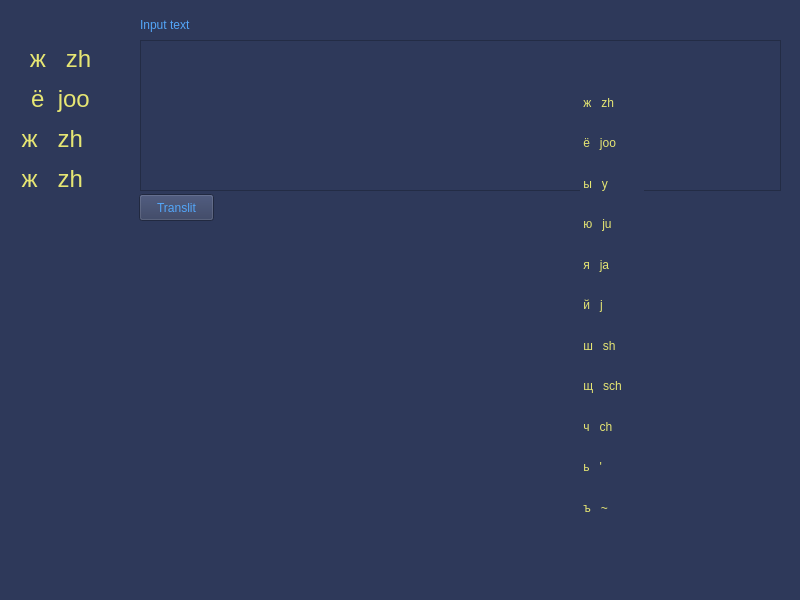
<?xml version="1.0" encoding="UTF-8"?>
<ui version="4.0">
 <class>MainWindow</class>
 <widget class="QMainWindow" name="MainWindow">
  <property name="geometry">
   <rect>
    <x>0</x>
    <y>0</y>
    <width>800</width>
    <height>600</height>
   </rect>
  </property>
  <property name="windowTitle">
   <string>Translit</string>
  </property>
  <property name="styleSheet">
   <string notr="true">color: rgb(141, 195, 229);
border-color: rgb(85, 170, 255);
font: 18pt &quot;Tahoma&quot;;
color: rgb(230, 230, 115);
background-color: rgb(46, 57, 90);
font: 12pt &quot;Tahoma&quot;;</string>
  </property>
  <widget class="QWidget" name="centralwidget">
   <widget class="QLabel" name="label">
    <property name="geometry">
     <rect>
      <x>140</x>
      <y>15</y>
      <width>69</width>
      <height>19</height>
     </rect>
    </property>
    <property name="styleSheet">
     <string notr="true">color: rgb(83, 166, 249);</string>
    </property>
    <property name="text">
     <string>Input text</string>
    </property>
   </widget>
   <widget class="QPlainTextEdit" name="plainTextEdit">
    <property name="geometry">
     <rect>
      <x>140</x>
      <y>40</y>
      <width>641</width>
      <height>151</height>
     </rect>
    </property>
    <property name="styleSheet">
     <string notr="true"/>
    </property>
   </widget>
   <widget class="QPushButton" name="pushButton">
    <property name="geometry">
     <rect>
      <x>139</x>
      <y>194</y>
      <width>75</width>
      <height>27</height>
     </rect>
    </property>
    <property name="styleSheet">
     <string notr="true">color: rgb(83, 166, 249);</string>
    </property>
    <property name="text">
     <string>Translit</string>
    </property>
   </widget>
   <widget class="QLabel" name="label_2">
    <property name="geometry">
     <rect>
      <x>580</x>
      <y>86</y>
      <width>79</width>
      <height>33</height>
     </rect>
    </property>
    <property name="styleSheet">
     <string notr="true">font: 20pt &quot;Tahoma&quot;;
border-color: rgb(85, 170, 255);</string>
    </property>
    <property name="frameShape">
     <enum>QFrame::NoFrame</enum>
    </property>
    <property name="frameShadow">
     <enum>QFrame::Plain</enum>
    </property>
    <property name="lineWidth">
     <number>0</number>
    </property>
    <property name="text">
     <string> ж   zh</string>
    </property>
   </widget>
   <widget class="QLabel" name="label_3">
    <property name="geometry">
     <rect>
      <x>580</x>
      <y>126</y>
      <width>84</width>
      <height>33</height>
     </rect>
    </property>
    <property name="styleSheet">
     <string notr="true">font: 20pt &quot;Tahoma&quot;;
border-bottom-color: rgb(85, 170, 255);</string>
    </property>
    <property name="text">
     <string> ё   joo</string>
    </property>
   </widget>
   <widget class="QLabel" name="label_4">
    <property name="geometry">
     <rect>
      <x>580</x>
      <y>167</y>
      <width>64</width>
      <height>33</height>
     </rect>
    </property>
    <property name="styleSheet">
     <string notr="true">font: 20pt &quot;Tahoma&quot;;
</string>
    </property>
    <property name="text">
     <string> ы   y</string>
    </property>
   </widget>
   <widget class="QLabel" name="label_5">
    <property name="geometry">
     <rect>
      <x>580</x>
      <y>207</y>
      <width>76</width>
      <height>33</height>
     </rect>
    </property>
    <property name="styleSheet">
     <string notr="true">font: 20pt &quot;Tahoma&quot;;

</string>
    </property>
    <property name="text">
     <string> ю   ju</string>
    </property>
   </widget>
   <widget class="QLabel" name="label_6">
    <property name="geometry">
     <rect>
      <x>580</x>
      <y>248</y>
      <width>68</width>
      <height>33</height>
     </rect>
    </property>
    <property name="styleSheet">
     <string notr="true">font: 20pt &quot;Tahoma&quot;;</string>
    </property>
    <property name="text">
     <string> я   ja</string>
    </property>
   </widget>
   <widget class="QLabel" name="label_7">
    <property name="geometry">
     <rect>
      <x>580</x>
      <y>288</y>
      <width>55</width>
      <height>33</height>
     </rect>
    </property>
    <property name="styleSheet">
     <string notr="true">font: 20pt &quot;Tahoma&quot;;
</string>
    </property>
    <property name="text">
     <string> й   j</string>
    </property>
   </widget>
   <widget class="QLabel" name="label_8">
    <property name="geometry">
     <rect>
      <x>580</x>
      <y>329</y>
      <width>80</width>
      <height>33</height>
     </rect>
    </property>
    <property name="styleSheet">
     <string notr="true">font: 20pt &quot;Tahoma&quot;;</string>
    </property>
    <property name="text">
     <string> ш   sh</string>
    </property>
   </widget>
   <widget class="QLabel" name="label_9">
    <property name="geometry">
     <rect>
      <x>580</x>
      <y>369</y>
      <width>92</width>
      <height>33</height>
     </rect>
    </property>
    <property name="styleSheet">
     <string notr="true">font: 20pt &quot;Tahoma&quot;;

</string>
    </property>
    <property name="text">
     <string> щ   sch</string>
    </property>
   </widget>
   <widget class="QLabel" name="label_10">
    <property name="geometry">
     <rect>
      <x>580</x>
      <y>410</y>
      <width>74</width>
      <height>33</height>
     </rect>
    </property>
    <property name="styleSheet">
     <string notr="true">font: 20pt &quot;Tahoma&quot;;</string>
    </property>
    <property name="text">
     <string> ч   ch</string>
    </property>
   </widget>
   <widget class="QLabel" name="label_11">
    <property name="geometry">
     <rect>
      <x>580</x>
      <y>450</y>
      <width>52</width>
      <height>33</height>
     </rect>
    </property>
    <property name="styleSheet">
     <string notr="true">font: 20pt &quot;Tahoma&quot;;
</string>
    </property>
    <property name="text">
     <string> ь   '</string>
    </property>
   </widget>
   <widget class="QLabel" name="label_12">
    <property name="geometry">
     <rect>
      <x>580</x>
      <y>491</y>
      <width>67</width>
      <height>33</height>
     </rect>
    </property>
    <property name="styleSheet">
     <string notr="true">font: 20pt &quot;Tahoma&quot;;</string>
    </property>
    <property name="text">
     <string> ъ   ~</string>
    </property>
   </widget>
   <widget class="QTextBrowser" name="textBrowser">
    <property name="geometry">
     <rect>
      <x>10</x>
      <y>40</y>
      <width>101</width>
      <height>41</height>
     </rect>
    </property>
    <property name="styleSheet">
     <string notr="true">background-color: rgba(255, 255, 255, 0);
font: 20pt &quot;Tahoma&quot;;
border-color: rgb(85, 170, 255);</string>
    </property>
    <property name="html">
     <string>&lt;!DOCTYPE HTML PUBLIC &quot;-//W3C//DTD HTML 4.0//EN&quot; &quot;http://www.w3.org/TR/REC-html40/strict.dtd&quot;&gt;
&lt;html&gt;&lt;head&gt;&lt;meta name=&quot;qrichtext&quot; content=&quot;1&quot; /&gt;&lt;meta charset=&quot;utf-8&quot; /&gt;&lt;style type=&quot;text/css&quot;&gt;
p, li { white-space: pre-wrap; }
hr { height: 1px; border-width: 0; }
li.unchecked::marker { content: &quot;\2610&quot;; }
li.checked::marker { content: &quot;\2612&quot;; }
&lt;/style&gt;&lt;/head&gt;&lt;body style=&quot; font-family:'Tahoma'; font-size:20pt; font-weight:400; font-style:normal;&quot;&gt;
&lt;p align=&quot;center&quot; style=&quot; margin-top:0px; margin-bottom:0px; margin-left:0px; margin-right:0px; -qt-block-indent:0; text-indent:0px;&quot;&gt;&lt;span style=&quot; font-size:18pt;&quot;&gt;ж   zh&lt;/span&gt;&lt;/p&gt;&lt;/body&gt;&lt;/html&gt;</string>
    </property>
   </widget>
   <widget class="QTextBrowser" name="textBrowser_2">
    <property name="geometry">
     <rect>
      <x>10</x>
      <y>80</y>
      <width>101</width>
      <height>41</height>
     </rect>
    </property>
    <property name="styleSheet">
     <string notr="true">background-color: rgba(255, 255, 255, 0);
font: 20pt &quot;Tahoma&quot;;
border-color: rgb(85, 170, 255);</string>
    </property>
    <property name="html">
     <string>&lt;!DOCTYPE HTML PUBLIC &quot;-//W3C//DTD HTML 4.0//EN&quot; &quot;http://www.w3.org/TR/REC-html40/strict.dtd&quot;&gt;
&lt;html&gt;&lt;head&gt;&lt;meta name=&quot;qrichtext&quot; content=&quot;1&quot; /&gt;&lt;meta charset=&quot;utf-8&quot; /&gt;&lt;style type=&quot;text/css&quot;&gt;
p, li { white-space: pre-wrap; }
hr { height: 1px; border-width: 0; }
li.unchecked::marker { content: &quot;\2610&quot;; }
li.checked::marker { content: &quot;\2612&quot;; }
&lt;/style&gt;&lt;/head&gt;&lt;body style=&quot; font-family:'Tahoma'; font-size:20pt; font-weight:400; font-style:normal;&quot;&gt;
&lt;p align=&quot;center&quot; style=&quot; margin-top:0px; margin-bottom:0px; margin-left:0px; margin-right:0px; -qt-block-indent:0; text-indent:0px;&quot;&gt;&lt;span style=&quot; font-size:18pt;&quot;&gt;ё  joo&lt;/span&gt;&lt;/p&gt;&lt;/body&gt;&lt;/html&gt;</string>
    </property>
   </widget>
   <widget class="QTextBrowser" name="textBrowser_3">
    <property name="geometry">
     <rect>
      <x>10</x>
      <y>160</y>
      <width>101</width>
      <height>41</height>
     </rect>
    </property>
    <property name="styleSheet">
     <string notr="true">background-color: rgba(255, 255, 255, 0);
font: 20pt &quot;Tahoma&quot;;
border-color: rgb(85, 170, 255);</string>
    </property>
    <property name="html">
     <string>&lt;!DOCTYPE HTML PUBLIC &quot;-//W3C//DTD HTML 4.0//EN&quot; &quot;http://www.w3.org/TR/REC-html40/strict.dtd&quot;&gt;
&lt;html&gt;&lt;head&gt;&lt;meta name=&quot;qrichtext&quot; content=&quot;1&quot; /&gt;&lt;meta charset=&quot;utf-8&quot; /&gt;&lt;style type=&quot;text/css&quot;&gt;
p, li { white-space: pre-wrap; }
hr { height: 1px; border-width: 0; }
li.unchecked::marker { content: &quot;\2610&quot;; }
li.checked::marker { content: &quot;\2612&quot;; }
&lt;/style&gt;&lt;/head&gt;&lt;body style=&quot; font-family:'Tahoma'; font-size:20pt; font-weight:400; font-style:normal;&quot;&gt;
&lt;p style=&quot; margin-top:0px; margin-bottom:0px; margin-left:0px; margin-right:0px; -qt-block-indent:0; text-indent:0px;&quot;&gt;&lt;span style=&quot; font-size:18pt;&quot;&gt; ж   zh&lt;/span&gt;&lt;/p&gt;&lt;/body&gt;&lt;/html&gt;</string>
    </property>
   </widget>
   <widget class="QTextBrowser" name="textBrowser_4">
    <property name="geometry">
     <rect>
      <x>10</x>
      <y>120</y>
      <width>101</width>
      <height>41</height>
     </rect>
    </property>
    <property name="styleSheet">
     <string notr="true">background-color: rgba(255, 255, 255, 0);
font: 20pt &quot;Tahoma&quot;;
border-color: rgb(85, 170, 255);</string>
    </property>
    <property name="html">
     <string>&lt;!DOCTYPE HTML PUBLIC &quot;-//W3C//DTD HTML 4.0//EN&quot; &quot;http://www.w3.org/TR/REC-html40/strict.dtd&quot;&gt;
&lt;html&gt;&lt;head&gt;&lt;meta name=&quot;qrichtext&quot; content=&quot;1&quot; /&gt;&lt;meta charset=&quot;utf-8&quot; /&gt;&lt;style type=&quot;text/css&quot;&gt;
p, li { white-space: pre-wrap; }
hr { height: 1px; border-width: 0; }
li.unchecked::marker { content: &quot;\2610&quot;; }
li.checked::marker { content: &quot;\2612&quot;; }
&lt;/style&gt;&lt;/head&gt;&lt;body style=&quot; font-family:'Tahoma'; font-size:20pt; font-weight:400; font-style:normal;&quot;&gt;
&lt;p style=&quot; margin-top:0px; margin-bottom:0px; margin-left:0px; margin-right:0px; -qt-block-indent:0; text-indent:0px;&quot;&gt;&lt;span style=&quot; font-size:18pt;&quot;&gt; ж   zh&lt;/span&gt;&lt;/p&gt;&lt;/body&gt;&lt;/html&gt;</string>
    </property>
   </widget>
  </widget>
 </widget>
 <resources/>
 <connections/>
</ui>
